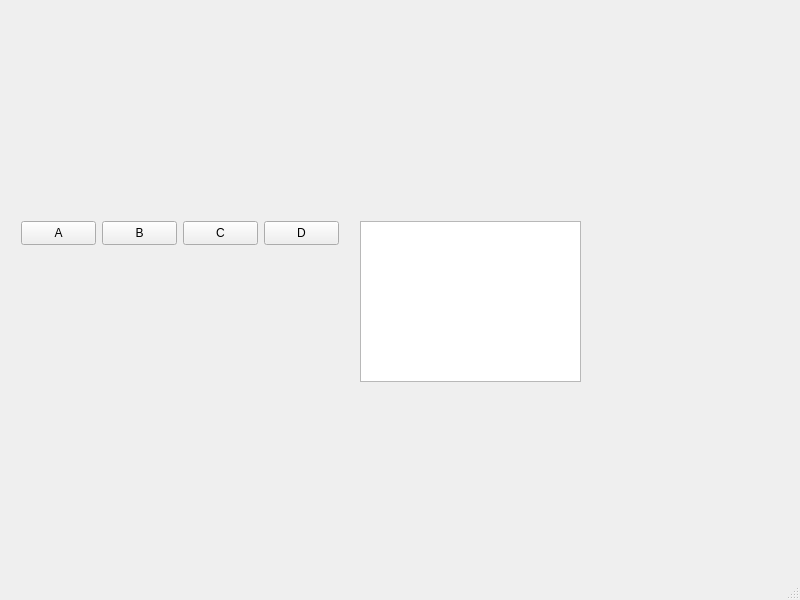
<?xml version="1.0" encoding="UTF-8"?>
<ui version="4.0">
 <class>MainWindow</class>
 <widget class="QMainWindow" name="MainWindow">
  <property name="geometry">
   <rect>
    <x>0</x>
    <y>0</y>
    <width>800</width>
    <height>600</height>
   </rect>
  </property>
  <property name="windowTitle">
   <string>MainWindow</string>
  </property>
  <widget class="QWidget" name="centralwidget">
   <widget class="QPushButton" name="pushButton">
    <property name="geometry">
     <rect>
      <x>21</x>
      <y>221</y>
      <width>75</width>
      <height>24</height>
     </rect>
    </property>
    <property name="text">
     <string>A</string>
    </property>
   </widget>
   <widget class="QListView" name="listView">
    <property name="geometry">
     <rect>
      <x>360</x>
      <y>221</y>
      <width>221</width>
      <height>161</height>
     </rect>
    </property>
   </widget>
   <widget class="QPushButton" name="pushButton_2">
    <property name="geometry">
     <rect>
      <x>102</x>
      <y>221</y>
      <width>75</width>
      <height>24</height>
     </rect>
    </property>
    <property name="text">
     <string>B</string>
    </property>
   </widget>
   <widget class="QPushButton" name="pushButton_3">
    <property name="geometry">
     <rect>
      <x>264</x>
      <y>221</y>
      <width>75</width>
      <height>24</height>
     </rect>
    </property>
    <property name="text">
     <string>D</string>
    </property>
   </widget>
   <widget class="QPushButton" name="pushButton_4">
    <property name="geometry">
     <rect>
      <x>183</x>
      <y>221</y>
      <width>75</width>
      <height>24</height>
     </rect>
    </property>
    <property name="text">
     <string>C</string>
    </property>
   </widget>
  </widget>
  <widget class="QMenuBar" name="menubar">
   <property name="geometry">
    <rect>
     <x>0</x>
     <y>0</y>
     <width>800</width>
     <height>22</height>
    </rect>
   </property>
  </widget>
  <widget class="QStatusBar" name="statusbar"/>
 </widget>
 <resources/>
 <connections/>
</ui>
